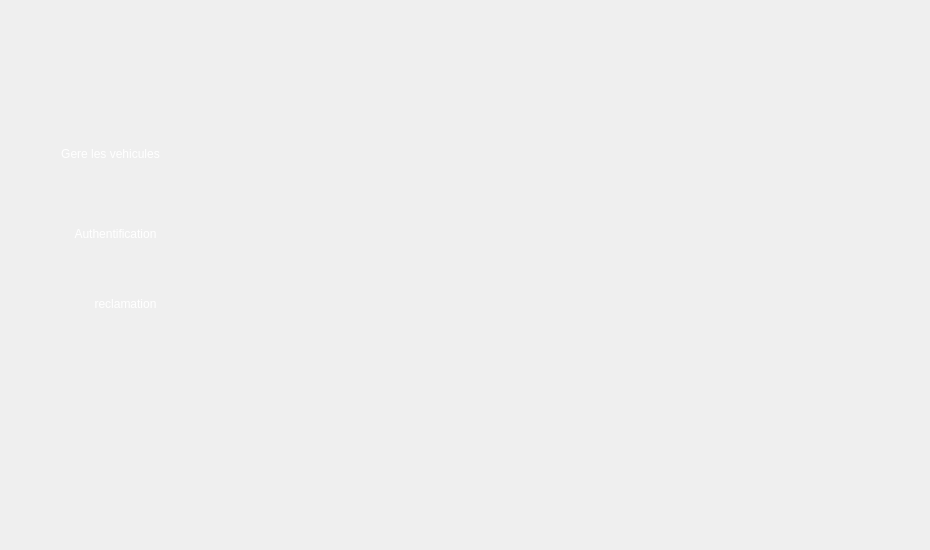
    <widget class="QWidget" name="p8">
     <widget class="QWidget" name="widget" native="true">
      <property name="geometry">
       <rect>
        <x>10</x>
        <y>40</y>
        <width>911</width>
        <height>501</height>
       </rect>
      </property>
      <property name="styleSheet">
       <string notr="true">background : none; </string>
      </property>
      <widget class="QCustomPlot" name="customPlot" native="true">
       <property name="geometry">
        <rect>
         <x>250</x>
         <y>20</y>
         <width>530</width>
         <height>351</height>
        </rect>
       </property>
      </widget>
      <widget class="QLabel" name="selected2_25">
       <property name="geometry">
        <rect>
         <x>-10</x>
         <y>90</y>
         <width>221</width>
         <height>51</height>
        </rect>
       </property>
       <property name="styleSheet">
        <string notr="true">
background-color: transparent;
background: none;
	border-image: url(:/selected2.png);
border: none;
background-repeat: none;
</string>
       </property>
       <property name="text">
        <string/>
       </property>
      </widget>
      <widget class="QPushButton" name="pushButton_28">
       <property name="geometry">
        <rect>
         <x>20</x>
         <y>180</y>
         <width>171</width>
         <height>28</height>
        </rect>
       </property>
       <property name="styleSheet">
        <string notr="true">

background-color: transparent;
	font: 10pt &quot;Segoe UI Historic&quot;;
	color: rgb(255, 255, 255);
background: none;
border: none;
background-repeat: none;
</string>
       </property>
       <property name="text">
        <string>Authentification</string>
       </property>
      </widget>
      <widget class="QPushButton" name="pushButton_29">
       <property name="geometry">
        <rect>
         <x>20</x>
         <y>100</y>
         <width>161</width>
         <height>28</height>
        </rect>
       </property>
       <property name="styleSheet">
        <string notr="true">

background-color: transparent;
	font: 10pt &quot;Segoe UI Historic&quot;;
	color: rgb(255, 255, 255);
background: none;
border: none;
background-repeat none;
</string>
       </property>
       <property name="text">
        <string>Gere les vehicules</string>
       </property>
      </widget>
      <widget class="QPushButton" name="pushButton_161">
       <property name="geometry">
        <rect>
         <x>30</x>
         <y>250</y>
         <width>171</width>
         <height>28</height>
        </rect>
       </property>
       <property name="styleSheet">
        <string notr="true">

background-color: transparent;
	font: 10pt &quot;Segoe UI Historic&quot;;
	color: rgb(255, 255, 255);
background: none;
border: none;
background-repeat: none;
</string>
       </property>
       <property name="text">
        <string>reclamation</string>
       </property>
      </widget>
     </widget>
    </widget>
